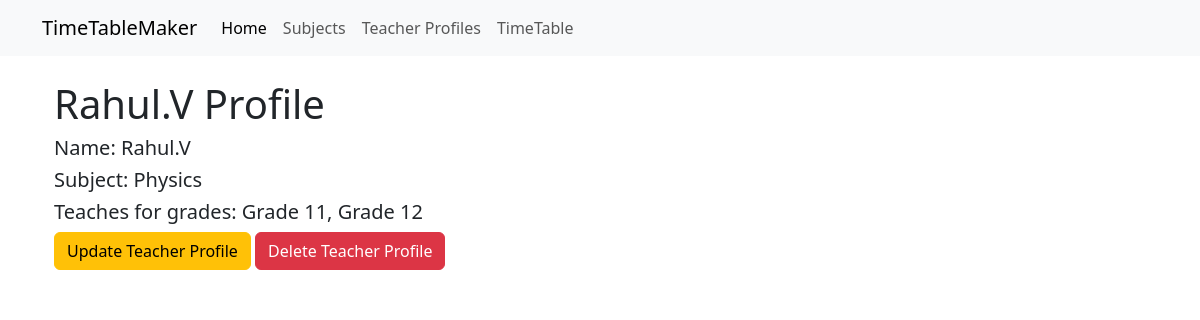
/TimeTableMaker/teachers/6/teacher_detail/, run on the app's committed database.
### TimeTableApp/models.py (models this page shows, shortened)
class Teachers(models.Model):
    classes_available = (
        ('Grade 1','Grade 1'),
        ('Grade 2','Grade 2'),
        ('Grade 3','Grade 3'),
        ('Grade 4','Grade 4'),
        ('Grade 5','Grade 5'),
        ('Grade 6','Grade 6'),
        ('Grade 7','Grade 7'),
        ('Grade 8','Grade 8'),
        ('Grade 9','Grade 9'),
        ('Grade 10','Grade 10'),
        ('Grade 11','Grade 11'),
        ('Grade 12','Grade 12'),
    )
    name = models.CharField(max_length = 256)
    subject = models.ForeignKey(Subjects,on_delete=models.SET_NULL,null=True,related_name='teacher_subject')
    teaches_for_class = MultiSelectField(max_length=256,max_choices=5,choices=classes_available)

class Subjects(models.Model):
    Subjects_available = (
        ('Maths','Maths'),
        ('English','English'),
        ('Computer','Computer'),
        ('Chemistry','Chemistry'),
        ('Physics','Physics'),
        ('Test Subject','Test Subject'),
    )
    subject_name = models.CharField(max_length = 256,choices = Subjects_available,unique=True)
    def  __str__(self):
        return str(self.subject_name)

### TimeTableApp/views.py (the view)
# urls.py: path('teachers/<int:pk>/teacher_detail/',views.TeachersDetailView.as_view(),name = 'teacher_detail'),
class TeachersDetailView(DetailView):
    model = models.Teachers
    template_name = 'TimeTableApp/Teachers_model/teacher_detail.html'
    context_object_name = 'teacher'

### TimeTableApp/templates/TimeTableApp/Teachers_model/teacher_detail.html
{% extends 'base.html' %}
{% block body_block %}
<br>
<div class="container">
  <h1>{{teacher.name}} Profile</h1>
  <div class="">
    <h5>Name: {{teacher.name}}</h5>
    <h5>Subject: {{teacher.subject}}</h5>
    <h5>Teaches for grades: {{teacher.teaches_for_class}}</h5>
  </div>
  <a class="btn btn-warning" href="{% url 'TimeTableApp:update_teacher' pk=teacher.pk %}">Update Teacher Profile</a>
  <a class="btn btn-danger" href="{% url 'TimeTableApp:delete_teacher' pk=teacher.pk %}">Delete Teacher Profile</a>
</div>
{% endblock %}

### data on the page
Teachers: name "Rahul.V", subject "Physics", teaches_for_class "Grade 11, Grade 12"
